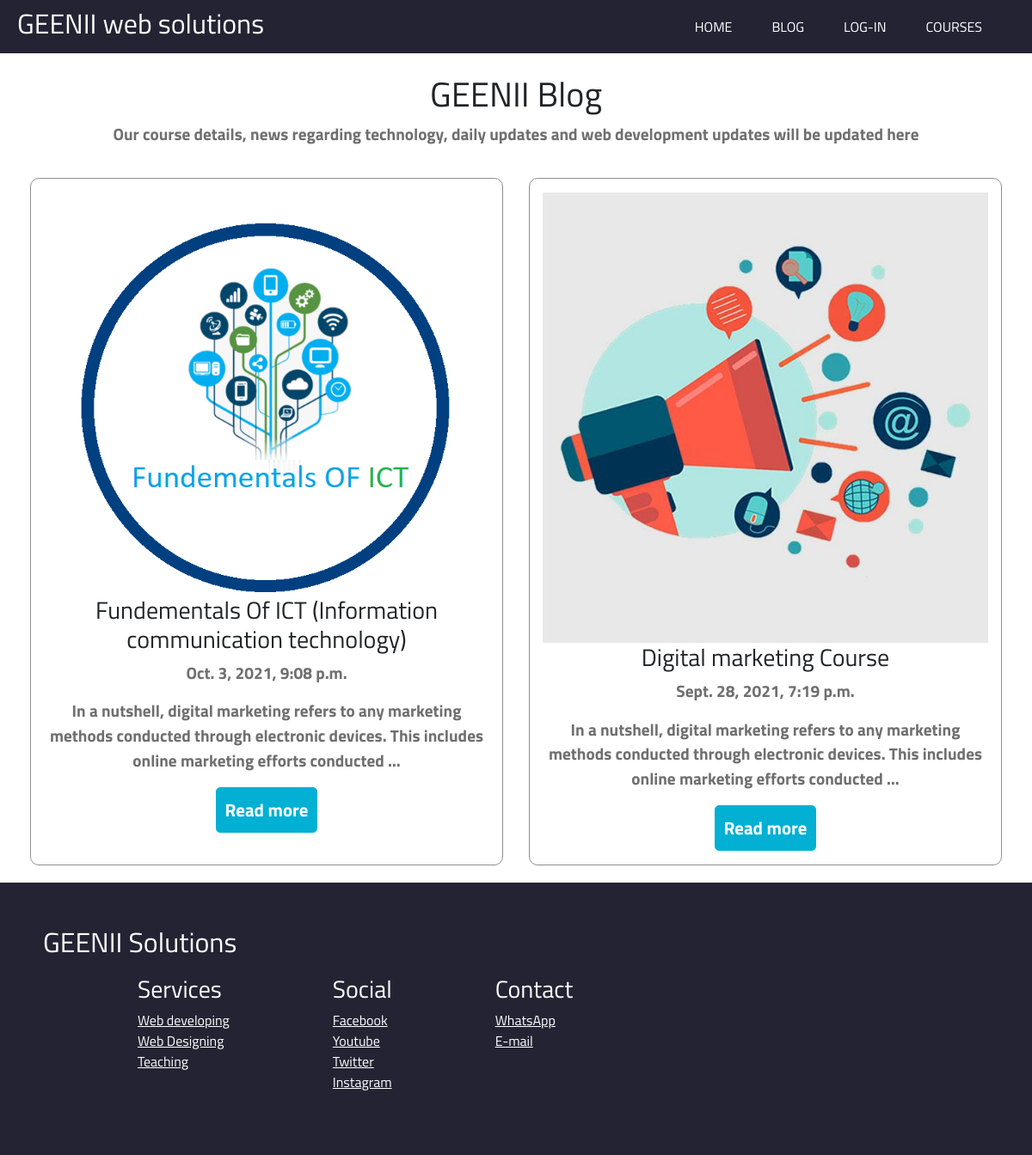
The app's page /Blog with its own data.
### Blog/models.py (models this page shows)
class Blogp(models.Model):
    image = models.ImageField()
    title = models.CharField(max_length=100)
    body = models.CharField(max_length=100000)
    time = models.DateTimeField( default=dt, blank=True )

### Blog/views.py (the view)
# urls.py: path('Blog',include("Blog.urls")),
def Blog(request):
    blogs = Blogp.objects.all()
    return render(request,'Blog/index.html',{'blogs':blogs})

### templates/Blog/index.html (shortened to what this page needs)
<!DOCTYPE html>
<html lang="en">
{% load static %}
<head>
    <link rel="stylesheet" href="{% static 'Blog/style.css' %}">
    <link rel="stylesheet" href="{% static 'Home/style.css' %}">
    <link rel="stylesheet" href="{% static 'lstbr.css' %}">
    <link href="https://cdn.jsdelivr.net/npm/bootstrap@5.1.0/dist/css/bootstrap.min.css" rel="stylesheet">
    <link rel="stylesheet" href="style.css">
    <link href="https://unpkg.com/aos@2.3.1/dist/aos.css" rel="stylesheet">
</head>
<body id="body">
    <nav class="navbar navbar-expand-lg" id="navbar">
        <h2>GEENII web solutions</h2>
        <div class="collapse navbar-collapse" id="menu">
            <ul class="navbar-nav ms-auto">
                <li class="nav-item" id="tlist"><a href="/" class="nav-link" id="tlink">HOME</a></li>
                <li class="nav-item" id="tlist"><a href="/Blog" class="nav-link" id="tlink">BLOG</a></li>
                {% if user.is_authenticated %}
                <li class="nav-item" id="tlist"><a href="/Logout" class="nav-link" id="tlink">LOG-OUT</a></li>
                {% else %}
                <li class="nav-item" id="tlist"><a href="/Login" class="nav-link" id="tlink">LOG-IN</a></li>
                {% endif %}
                <li class="nav-item" id="tlist"><a href="/class" class="nav-link" id="tlink">COURSES</a></li>
            </ul>
        </div>
    </nav>
    <br>
    <div class="bocs">
        <h1>GEENII Blog</h1>
        <p>
            Our course details, news regarding technology,
            daily updates and web development updates will be updated here
        </p>
    </div>
    <div class="boxx">
        <br>
        {% for blog in blogs reversed %}
            <div class="blg" data-aos="fade-up" data-aos-duration="1000">
                <img src="{{ blog.image.url}}" class="img-fluid">
                <h3 id="h3">{{blog.title}}</h3>
                <p>{{blog.time}}</p>
                <p>
                    {{blog.body|truncatewords:20}}
                </p>
                <a href="post/{{blog.id}}" id="a">
                    <button id="btna">Read more</button>
                </a>
                <br><br>
            </div>
        {% endfor %}
    </div>
    <div id="lstbr">
        <h2>GEENII Solutions</h2>
        <div id="lastbar">
            <div class="fsection">
                <h3>Services</h3>
                <a href="" class="a">Web developing</a>
                <a href="" class="a">Web Designing</a>
                <a href="" class="a">Teaching</a>
            </div>
            <div class="fsection">
                <h3>Social</h3>
                <a href="" class="a">Facebook</a>
                <a href="" class="a">Youtube</a>
                <a href="" class="a">Twitter</a>
                <a href="" class="a">Instagram</a>
            </div>
            <div class="fsection">
                <h3>Contact</h3>
                <a href="" class="a">WhatsApp</a>
                <a href="" class="a">E-mail</a>
            </div>
        </div>
    </div>
</body>
</html>

### static/Blog/style.css (style rules this page uses)
#body { padding: 0; margin: 0; font-family: 'Titillium Web', sans-serif; }
.blg { max-width: 550px; text-align: center; border: 0.7px solid rgba(138, 138, 138, 0.952); margin: 20px 15px; border-radius: 10px; display: flex; justify-content: center; flex-direction: column; align-items: center; flex-wrap: wrap; padding: 15px; height: 800px; }
p { color: rgba(87, 87, 87, 0.856); font-size: 1.2rem; font-weight: bold; }
.bocs { display: flex; justify-content: center; align-items: center; flex-wrap: wrap; padding: 0 10px; flex-direction: column; }
.boxx { display: flex; justify-content: center; align-items: center; flex-wrap: wrap; }
#a { text-decoration: none; color: #353434; }
#btna { padding: 10px; background-color: #01B0D3; color: white; border-radius: 5px; border: 1px solid #01B0D3; font-size: 1.3rem; font-weight: bold; }
#navbar { position: sticky; top: 0; z-index: 1; }

### static/Home/style.css (style rules this page uses)
#body { font-family: 'Titillium Web', sans-serif; margin: 0px; padding: 0px; }
#navbar { padding: 8px 20px; background-color: #242333; color: white; }
#tlink { color: white; }
#tlist { margin-right: 30px; }

### static/lstbr.css (style rules this page uses)
#lastbar { display: flex; justify-content: flex-start; align-items: center; flex-wrap: wrap; padding-left: 50px; color: white; }
.fsection { display: flex; flex-direction: column; justify-content: flex-start; margin: 10px 60px; min-height: 150px; }
.a { color: white; }
#lstbr { display: flex; flex-direction: column; flex-wrap: wrap; color: white; background-color: #242333; padding: 50px; }

### records on screen
Blogp: image (picture), title "Fundementals Of ICT (Information communication technology)", time "Oct. 3, 2021, 9:08 p.m.", body "In a nutshell, digital marketing refers to any marketing methods conducted through electronic devices. This includes online marketing efforts conducted …"
Blogp: image (picture), title "Digital marketing Course", time "Sept. 28, 2021, 7:19 p.m.", body "In a nutshell, digital marketing refers to any marketing methods conducted through electronic devices. This includes online marketing efforts conducted …"
